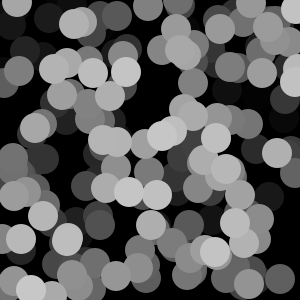
Frame 1 (no input)
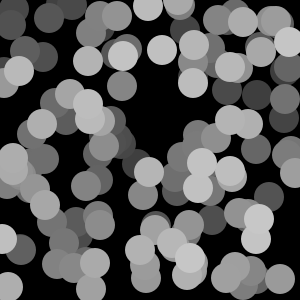
Frame 60 (the mouse pressed at the canvas centre just before this capture)
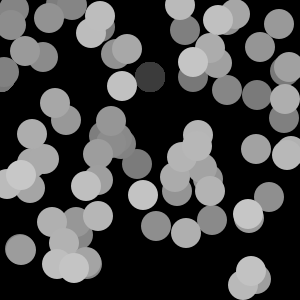
Frame 120 (the mouse held since frame 60 and released just before this capture)

The Processing sketch that drew these frames (run headless with seeded random() and noise(); from frame 60 on, the mouse is pressed at the canvas centre):

// Processing sketch: processing_117459
// ── processing_117459.pde

int object=200;
int[] x= new int[object];
int[] y= new int[object];
void setup() {
  size (300, 300);
  noStroke();
  for (int i=0; i<x.length; i++){
    x[i]=int(random(width));
    y[i]=int(random(height));
  }
}
void draw(){
  background(0);
  for(int i=x.length-1;i>0;i--) {
    x[i]=x[i-1];
    y[i]=y[i-1];
  }
  x[0] = mouseX;
 for(int counter=0; counter<x.length; counter++){
   fill(counter,counter,counter);
    ellipse(x[counter], y[counter], 30, 30);
  }
}
